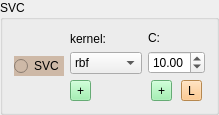
        <widget class="QGroupBox" name="groupBox_13">
         <property name="title">
          <string>SVC</string>
         </property>
         <layout class="QGridLayout" name="gridLayout_37">
          <item row="0" column="0">
           <layout class="QGridLayout" name="gridLayout_36">
            <item row="0" column="0">
             <widget class="QRadioButton" name="radioButton_gpc_2">
              <property name="toolTip">
               <string>Support Vector Machines</string>
              </property>
              <property name="styleSheet">
               <string notr="true">background-color: rgb(206, 185, 167);</string>
              </property>
              <property name="text">
               <string>SVC</string>
              </property>
              <attribute name="buttonGroup">
               <string notr="true">buttonGroup</string>
              </attribute>
             </widget>
            </item>
            <item row="0" column="1">
             <layout class="QGridLayout" name="gridLayout_35">
              <item row="0" column="0">
               <widget class="QLabel" name="label_7">
                <property name="toolTip">
                 <string>Ядро, которое определяет тип нелинейности в модели. </string>
                </property>
                <property name="text">
                 <string>kernel:</string>
                </property>
               </widget>
              </item>
              <item row="1" column="0">
               <widget class="QComboBox" name="comboBox_svr_kernel">
                <property name="toolTip">
                 <string>Ядро, которое определяет тип нелинейности в модели. </string>
                </property>
                <property name="currentIndex">
                 <number>1</number>
                </property>
                <item>
                 <property name="text">
                  <string>poly</string>
                 </property>
                </item>
                <item>
                 <property name="text">
                  <string>rbf</string>
                 </property>
                </item>
                <item>
                 <property name="text">
                  <string>linear</string>
                 </property>
                </item>
                <item>
                 <property name="text">
                  <string>sigmoid</string>
                 </property>
                </item>
               </widget>
              </item>
              <item row="2" column="0">
               <widget class="QToolButton" name="toolButton_add_kernel">
                <property name="styleSheet">
                 <string notr="true">background-color: rgb(143, 240, 164);</string>
                </property>
                <property name="text">
                 <string>+</string>
                </property>
               </widget>
              </item>
             </layout>
            </item>
            <item row="0" column="2">
             <layout class="QGridLayout" name="gridLayout_24">
              <item row="0" column="0">
               <widget class="QLabel" name="label_8">
                <property name="toolTip">
                 <string>Параметр регуляризации. Он контролирует компромисс между подгонкой данных и регуляризацией. Меньшие значения C приводят к более сильной регуляризации, что может помочь уменьшить переобучение. Большие значения C уменьшают регуляризацию, что может привести к лучшему соответствию данным.</string>
                </property>
                <property name="text">
                 <string>C:</string>
                </property>
               </widget>
              </item>
              <item row="1" column="0">
               <widget class="QDoubleSpinBox" name="doubleSpinBox_svr_c">
                <property name="toolTip">
                 <string>Параметр регуляризации. Он контролирует компромисс между подгонкой данных и регуляризацией. Меньшие значения C приводят к более сильной регуляризации, что может помочь уменьшить переобучение. Большие значения C уменьшают регуляризацию, что может привести к лучшему соответствию данным.</string>
                </property>
                <property name="minimum">
                 <double>0.010000000000000</double>
                </property>
                <property name="value">
                 <double>10.000000000000000</double>
                </property>
               </widget>
              </item>
              <item row="2" column="0">
               <layout class="QGridLayout" name="gridLayout_23">
                <item row="0" column="0">
                 <widget class="QToolButton" name="toolButton_add_c">
                  <property name="styleSheet">
                   <string notr="true">background-color: rgb(143, 240, 164);</string>
                  </property>
                  <property name="text">
                   <string>+</string>
                  </property>
                 </widget>
                </item>
                <item row="0" column="1">
                 <widget class="QToolButton" name="toolButton_lim_c">
                  <property name="styleSheet">
                   <string notr="true">background-color: rgb(255, 190, 111);</string>
                  </property>
                  <property name="text">
                   <string>L</string>
                  </property>
                 </widget>
                </item>
               </layout>
              </item>
             </layout>
            </item>
           </layout>
          </item>
         </layout>
        </widget>
